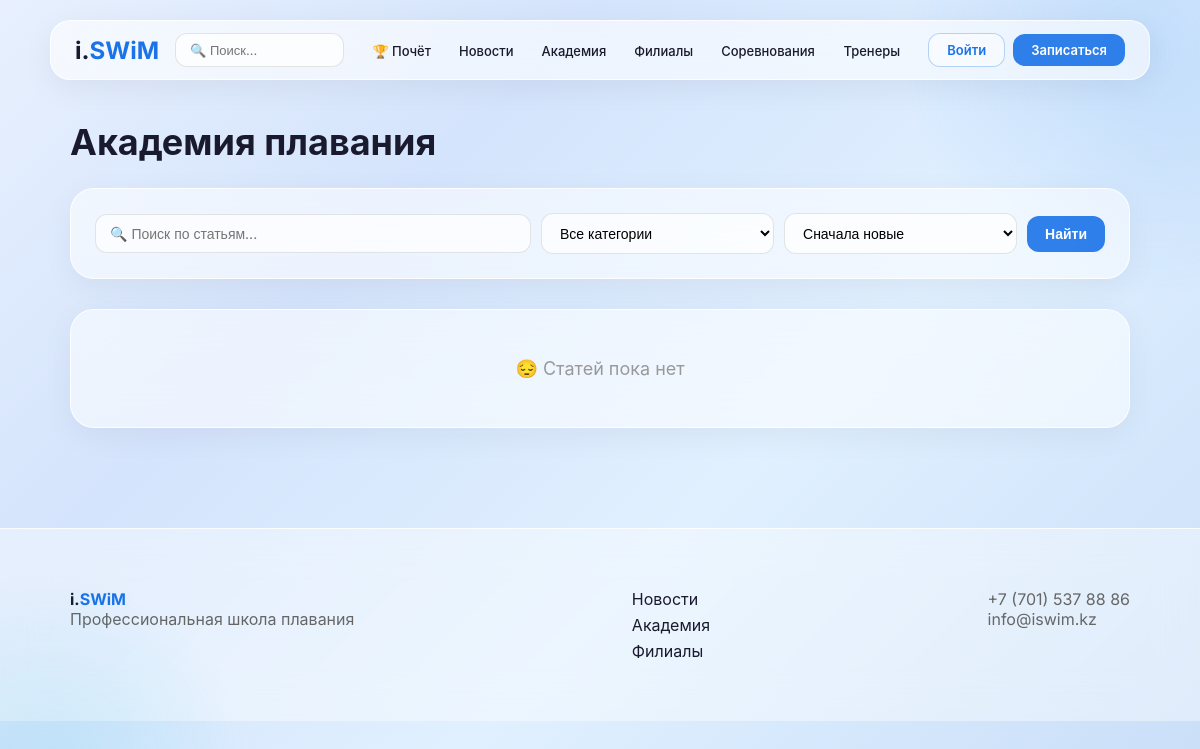
The app's page /academy/, older data.
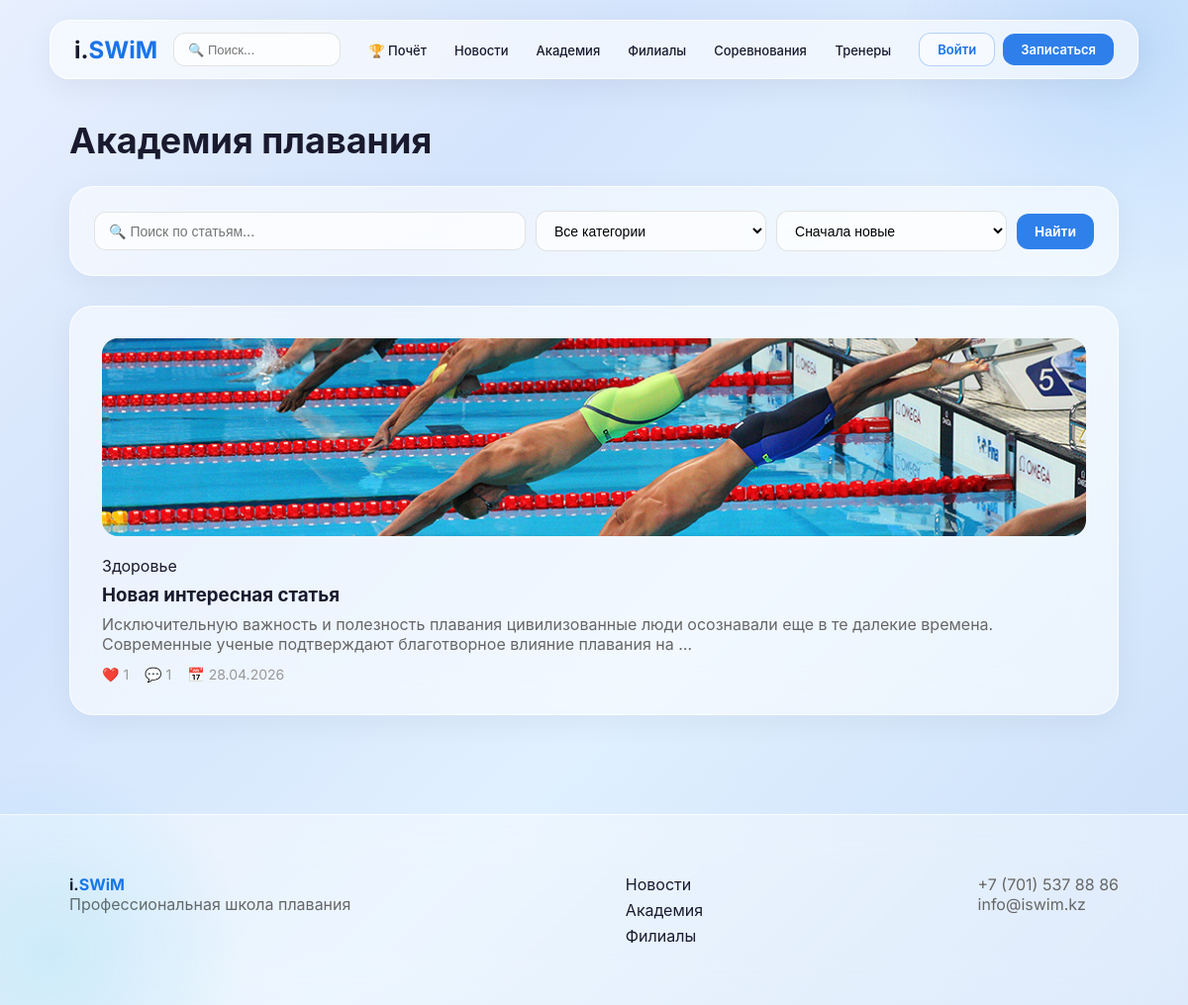
The same page, newer data.
### academy/models.py (models this page shows, shortened)
class Article(models.Model):
    CATEGORY_CHOICES = [
        ('technique', 'Техника плавания'),
        ('health', 'Здоровье'),
        ('nutrition', 'Питание'),
    ]
    title = models.CharField(max_length=200, verbose_name='Заголовок')
    slug = models.SlugField(unique=True, verbose_name='ЧПУ')
    category = models.CharField(max_length=20, choices=CATEGORY_CHOICES, verbose_name='Категория')
    content = models.TextField(verbose_name='Содержание')
    video_url = models.URLField(blank=True, verbose_name='Ссылка на видео')
    image = models.ImageField(upload_to='academy/', blank=True, verbose_name='Изображение')
    published_at = models.DateTimeField(auto_now_add=True, verbose_name='Дата публикации')
    class Meta:
        verbose_name = 'Статья'
        verbose_name_plural = 'Статьи'
        ordering = ['-published_at']

### academy/views.py (the view)
# urls.py: path('academy/', ArticleListView.as_view(), name='article_list'),
class ArticleListView(ListView):
    model = Article
    template_name = 'academy/article_list.html'
    context_object_name = 'articles'
    paginate_by = 10
    def get_queryset(self):
        queryset = Article.objects.all()
        search = self.request.GET.get('search', '')
        if search:
            queryset = queryset.filter(
                Q(title__icontains=search) | Q(content__icontains=search)
            )
        category = self.request.GET.get('category', '')
        if category:
            queryset = queryset.filter(category=category)
        sort = self.request.GET.get('sort', 'newest')
        if sort == 'oldest':
            queryset = queryset.order_by('published_at')
        elif sort == 'popular':
            queryset = sorted(queryset, key=lambda a: a.likes.count(), reverse=True)
        else:
            queryset = queryset.order_by('-published_at')
        return queryset
    def get_context_data(self, **kwargs):
        context = super().get_context_data(**kwargs)
        context['current_search'] = self.request.GET.get('search', '')
        context['current_category'] = self.request.GET.get('category', '')
        context['current_sort'] = self.request.GET.get('sort', 'newest')
        context['categories'] = Article.CATEGORY_CHOICES
        return context

### academy/templates/academy/article_list.html (shortened to what this page needs)
{% extends 'core/base.html' %}
{% block content %}
<div class="container">
    <h1 class="page-title">Академия плавания</h1>
    <div class="glass-card" style="margin-bottom:30px;padding:24px;">
        <form method="get" style="display:flex;gap:10px;flex-wrap:wrap;align-items:center;">
            <input type="text" name="search" value="{{ current_search }}" placeholder="🔍 Поиск по статьям..." style="flex:2;min-width:180px;padding:10px 14px;border-radius:12px;border:1px solid rgba(0,0,0,0.1);background:rgba(255,255,255,0.7);font-family:'Inter',sans-serif;font-size:14px;">
            <select name="category" style="flex:1;min-width:130px;padding:10px 14px;border-radius:12px;border:1px solid rgba(0,0,0,0.1);background:rgba(255,255,255,0.7);font-family:'Inter',sans-serif;font-size:14px;">
                <option value="">Все категории</option>
            </select>
            <select name="sort" style="flex:1;min-width:130px;padding:10px 14px;border-radius:12px;border:1px solid rgba(0,0,0,0.1);background:rgba(255,255,255,0.7);font-family:'Inter',sans-serif;font-size:14px;">
                <option value="newest" {% if current_sort == 'newest' %}selected{% endif %}>Сначала новые</option>
            </select>
            <button type="submit" class="btn-glass" style="white-space:nowrap;font-size:14px;padding:10px 18px;">Найти</button>
        </form>
    </div>
    <div class="grid-3">
        {% for article in articles %}
            <a href="{% url 'article_detail' article.slug %}" style="text-decoration:none;color:inherit;">
                <div class="glass-card" style="height:100%;">
                    {% if article.image %}
                        <img src="{{ article.image.url }}" style="width:100%;height:200px;object-fit:cover;border-radius:16px;margin-bottom:16px;">
                    {% endif %}
                    <span class="badge-accent" style="display:inline-block;margin-bottom:8px;">{{ article.get_category_display }}</span>
                    <h3 style="font-weight:700;margin-bottom:8px;">{{ article.title }}</h3>
                    <p style="color:#666;margin-bottom:12px;">{{ article.content|truncatewords:20 }}</p>
                    <div style="display:flex;gap:16px;align-items:center;color:#999;font-size:14px;">
                        <span>❤️ {{ article.likes.count }}</span>
                        <span>💬 {{ article.comments.count }}</span>
                        <span>📅 {{ article.published_at|date:"d.m.Y" }}</span>
                    </div>
                </div>
            </a>
        {% empty %}
            <div class="glass-card" style="grid-column:1/-1;text-align:center;padding:48px;">
                <p style="color:#999;font-size:18px;">😔 Статей пока нет</p>
            </div>
        {% endfor %}
    </div>
</div>
{% endblock %}

Row changes from the older to the newer data that the page shows:
added Article: image (picture), category "Здоровье", title "Новая интересная статья", content "Исключительную важность и полезность плавания цивилизованные люди осознавали еще в те далекие времена. Современные ученые подтверждают благотворное влияние плавания на …", likes.count "1", comments.count "1", published_at "28.04.2026"
Text that changed along with them:
text no longer shown: "😔 Статей пока нет"
